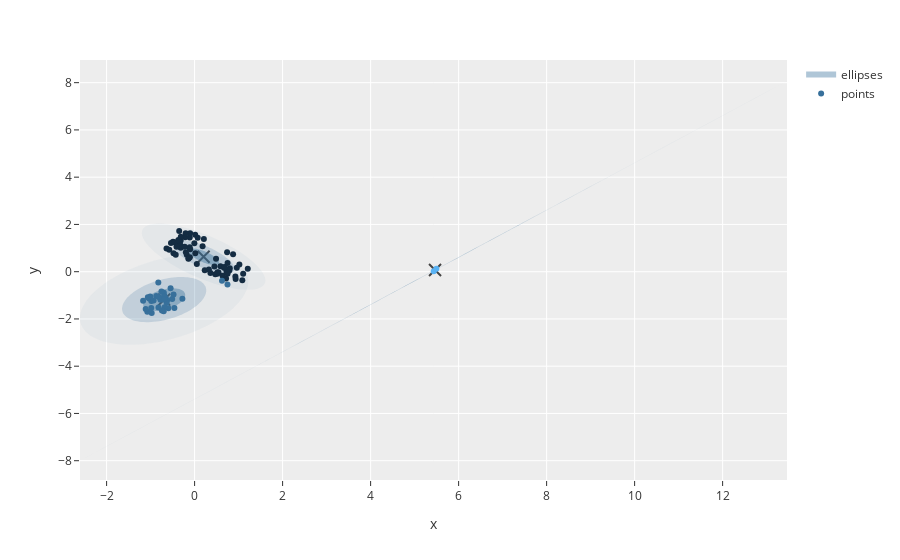

Notebook source saved alongside this figure:
### Code cell
plot_gaussian_mixtures(gmm, x_train_scaled)
